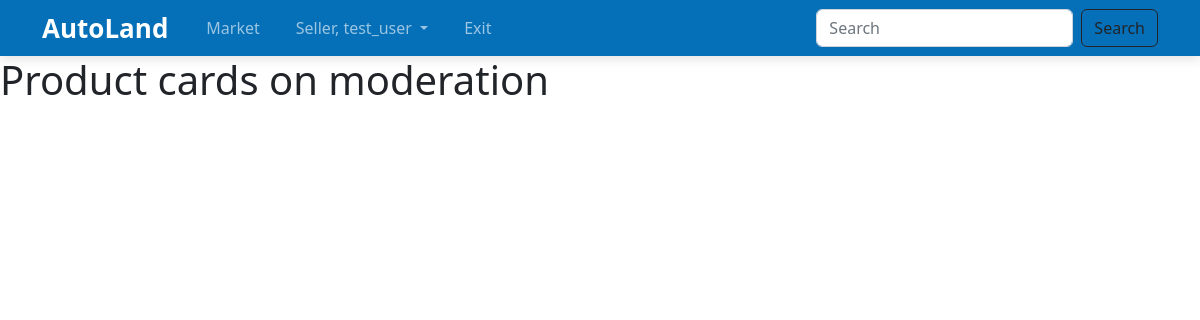
The app's page /market/moderation (signed in), older data.
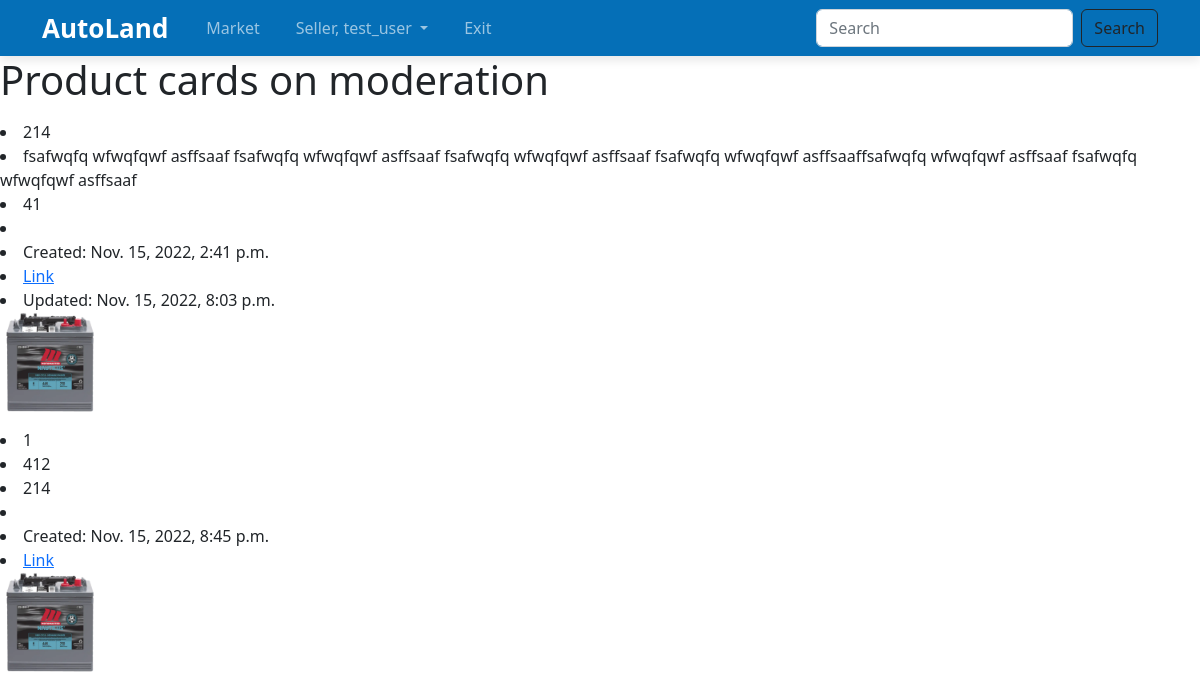
The same page, newer data.
### goods/models.py (models this page shows, shortened)
class Product(models.Model):
    category = models.ForeignKey(Category, related_name='products', on_delete=models.PROTECT)
    subcategory = models.ForeignKey(Subcategory, related_name='products', on_delete=models.PROTECT)
    user = models.ForeignKey(User, on_delete=models.CASCADE)
    name = models.CharField(max_length=80)
    part_number = models.CharField(max_length=30)
    discription = models.TextField()
    amount = models.PositiveIntegerField()
    price_euro = models.DecimalField(validators=[MinValueValidator(1)], max_digits=10, decimal_places=2, null=True, blank=True)
    price_usd = models.DecimalField(validators=[MinValueValidator(1)], max_digits=10, decimal_places=2, null=True, blank=True)
    picture = models.ImageField(upload_to = user_directory_path, verbose_name='Product Image', null=True, blank=True)
    created = models.DateTimeField(auto_now_add=True)
    updated = models.DateTimeField(auto_now=True)
    on_moderation = models.BooleanField(default=True)
    average_rating = models.DecimalField(validators=[MinValueValidator(0), MaxValueValidator(5)], max_digits=2, decimal_places=1)
    feedback_counter = models.PositiveIntegerField(validators=[MinValueValidator(0), MaxValueValidator(10000)], default=0)

### goods/views.py (the view)
# urls.py: path('moderation', products_on_moderation, name='moderation'),
@login_required
def products_on_moderation(request):
    products = Product.objects.filter(on_moderation=True)
    return render(request, 'goods/ad_moderation.html', context={
        'products': products,
    })

### goods/templates/goods/ad_moderation.html (shortened to what this page needs)
{% extends 'base.html' %}
{% load static %}
{% block content %}
    <h1>Product cards on moderation</h1>
        {% for product in products %}
            <div class="product-card">
                <li>{{ product.name }}</li>
                <li>{{ product.discription }}</li>
                <li>{{ product.amount }}</li>
                <li>{{ product.price }} {{ product.currency }}</li>
                <li>Created: {{ product.created }}</li>
                <li><a href="{{ category.slug }}/{{ product.id }}">Link</a></li>
                {% if product.updated != product.created %}
                    <li> Updated: {{ product.updated }}</li>
                {% endif %}
                <img src="{{product.picture.url}}" alt="Product Card" width="100" height="100">
            </div>
        {% endfor %}
{% endblock %}

Row changes from the older to the newer data that the page shows:
added Product: name "214", discription "fsafwqfq wfwqfqwf asffsaaf fsafwqfq wfwqfqwf asffsaaf fsafwqfq wfwqfqwf asffsaaf fsafwqfq wfwqfqwf asffsaaffsafwqfq wfwqfqwf asffsaaf fsafwqfq wfwqfqwf asffsaaf", amount "41", created "Nov. 15, 2022, 2:41 p.m.", updated "Nov. 15, 2022, 8:03 p.m.", picture (picture)
added Product: name "1", discription "412", amount "214", created "Nov. 15, 2022, 8:45 p.m.", picture (picture)
